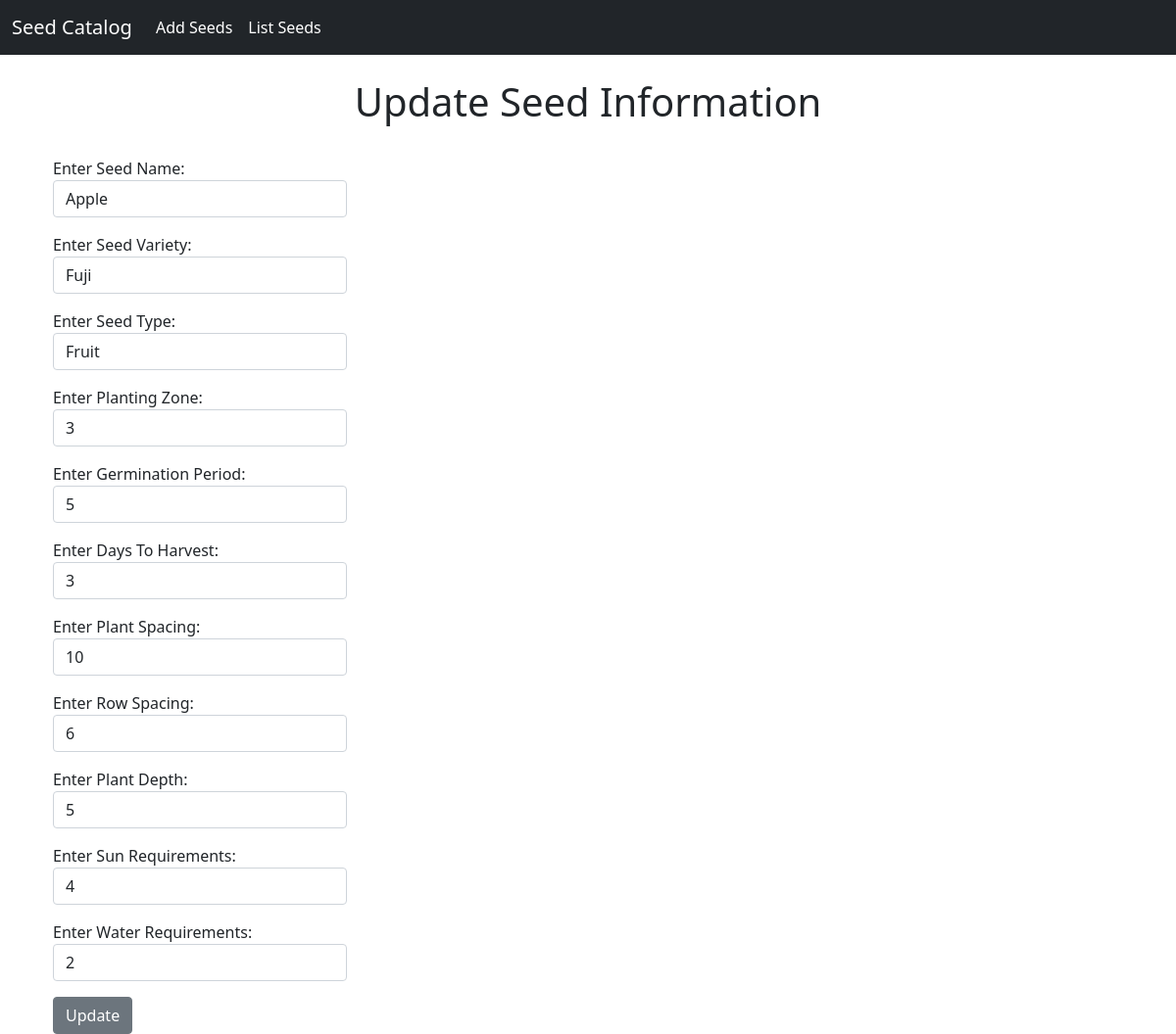
/update_seeds/2, run on the app's committed database.
### seeds/models.py (models this page shows, shortened)
class Seeds(models.Model):
    seed_name = models.CharField(max_length=50)
    seed_variety = models.CharField(max_length=50)
    seed_type = models.CharField(max_length=50)
    seed_planting_zone = models.CharField(max_length=4)
    germination_period = models.CharField(max_length=4)
    days_to_harvest = models.CharField(max_length=4)
    plant_spacing = models.CharField(max_length=4)
    row_spacing = models.CharField(max_length=4)
    plant_depth = models.CharField(max_length=4)
    sun_requirements = models.CharField(max_length=4)
    water_requirements = models.CharField(max_length=4)

### seeds/views.py (the view)
# urls.py: path('update_seeds/<seed_id>', views.update_seeds, name='update_seeds')
def update_seeds(request, seed_id):
    seeds = Seeds.objects.get(pk=seed_id)
    seed_form = SeedForm(request.POST or None, instance=seeds)
    if seed_form.is_valid():
        seed_form.save()
        messages.success(request, 'Seed information has been updated successfully.')
        return redirect('list_seeds')
    return render(request, 'update_seeds.html', {'seeds': seeds, 'seed_form': seed_form})

### seeds/templates/update_seeds.html (shortened to what this page needs)
{% extends 'base.html' %}
{% block content %}
<h1 align="center">Update Seed Information</h1>
<br/>
<div class="container">
    <form method="POST" action="{% url 'update_seeds' seeds.id %}">
        {{ seed_form.as_p }}
        <input type="submit" value="Update" class="btn btn-secondary">
    </form>
</div>
{% endblock %}

### data on the page
Seeds: seed_name "Apple", seed_variety "Fuji", seed_type "Fruit", seed_planting_zone "3", germination_period "5", days_to_harvest "3", plant_spacing "10", row_spacing "6", plant_depth "5", sun_requirements "4", water_requirements "2"
